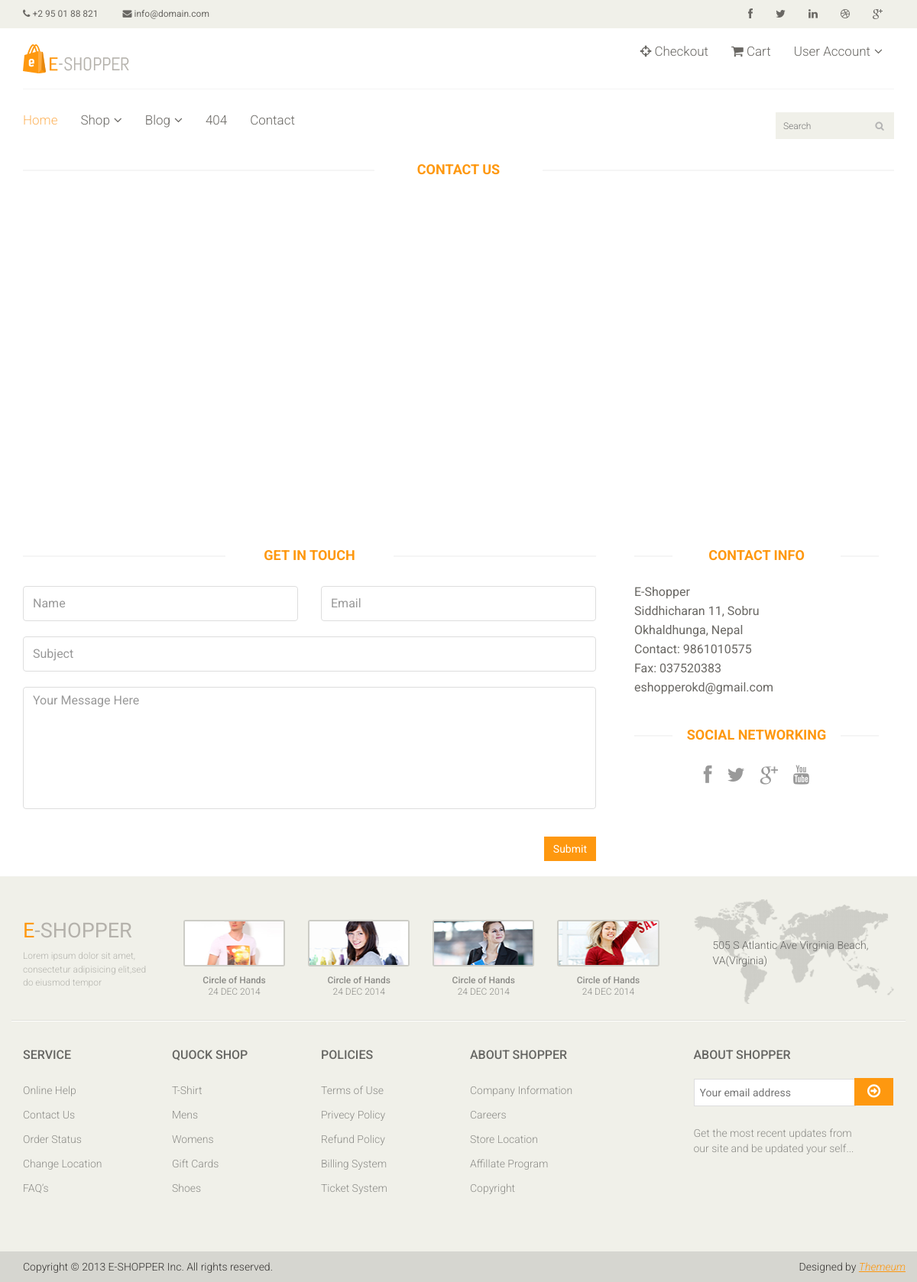
The app's page /contact with its own data.
### home/models.py (models this page shows, shortened)
class ContactInformation(models.Model):
    name = models.CharField(max_length= 300, blank= True)
    address = models.CharField(max_length= 300)
    tole = models.CharField(max_length= 300)
    contact_no = models.CharField(max_length= 300)
    fax_no = models.CharField(max_length= 300)
    email = models.CharField(max_length= 300)

### home/views.py (the view, shortened to what this page needs)
# urls.py: path('contact',contact, name = 'contact'),
def contact(request):
    view = {}
    view['info'] = ContactInformation.objects.all()
    return render(request,'contact-us.html',view)

### templates/contact-us.html (shortened to what this page needs)
{% extends 'base.html' %}
{% load static %}
{% block content %}
	 <div id="contact-page" class="container">
    	<div class="bg">
	    	<div class="row">
	    		<div class="col-sm-12">
					<h2 class="title text-center">Contact <strong>Us</strong></h2>
					<div id="gmap" class="contact-map">
					</div>
				</div>
			</div>
    		<div class="row">
	    		<div class="col-sm-8">
	    			<div class="contact-form">
	    				<h2 class="title text-center">Get In Touch</h2>
				    	<form class="contact-form row" name="contact-form" method="POST">
				            <div class="form-group col-md-6">
				                <input type="text" name="name" class="form-control" required="required" placeholder="Name">
				            </div>
				            <div class="form-group col-md-6">
				                <input type="email" name="email" class="form-control" required="required" placeholder="Email">
				            </div>
				            <div class="form-group col-md-12">
				                <input type="text" name="subject" class="form-control" required="required" placeholder="Subject">
				            </div>
				            <div class="form-group col-md-12">
				                <textarea name="message" id="message" required="required" class="form-control" rows="8" placeholder="Your Message Here"></textarea>
				            </div>
				            <div class="form-group col-md-12">
				                <input type="submit" name="submit" class="btn btn-primary pull-right" value="Submit">
				            </div>
				        </form>
	    			</div>
	    		</div>
				{% for contact in info %}
	    		<div class="col-sm-4">
	    			<div class="contact-info">
	    				<h2 class="title text-center">Contact Info</h2>
	    				<address>
	    					<p>{{contact.name}}</p>
							<p>{{contact.tole}}</p>
							<p>{{contact.address}}</p>
							<p>{{contact.contact_no}}</p>
							<p>{{contact.fax_no}}</p>
							<p>{{contact.email}}</p>
	    				</address>
	    				<div class="social-networks">
	    					<h2 class="title text-center">Social Networking</h2>
							<ul>
								<li>
									<a href="#"><i class="fa fa-facebook"></i></a>
								</li>
								<li>
									<a href="#"><i class="fa fa-twitter"></i></a>
								</li>
								<li>
									<a href="#"><i class="fa fa-google-plus"></i></a>
								</li>
								<li>
									<a href="#"><i class="fa fa-youtube"></i></a>
								</li>
							</ul>
	    				</div>
	    			</div>
    			</div>
				{% endfor %}
	    	</div>
    	</div>
    </div>
{% endblock %}

### static/css/main.css (style rules this page uses)
body { font-family: 'Roboto', sans-serif; background:; position: relative; font-weight:400px; }
ul li { list-style: none; }
a { -webkit-transition: 300ms; -moz-transition: 300ms; -o-transition: 300ms; transition: 300ms; }
h1, h2, h3, h4, h5, h6 { font-family: 'Roboto', sans-serif; }
.left-sidebar h2:after, h2.title:after { content: " "; position: absolute; border: 1px solid #f5f5f5; bottom:8px; left: 0; width: 100%; height: 0; z-index: -2; }
h2.title:before { content: " "; position: absolute; background: #fff; bottom: -6px; width: 220px; height: 30px; z-index: -1; left: 50%; margin-left: -110px; }
h2.title { color: #FE980F; font-family: 'Roboto', sans-serif; font-size: 18px; font-weight: 700; margin: 0 15px; text-transform: uppercase; margin-bottom: 30px; position: relative; }
.bg h2.title { margin-right:0; margin-left:0; margin-top: 0; }
.user_info input, select, textarea { background: #F0F0E9; border:0; color: #696763; padding: 5px; width: 100%; border-radius: 0; resize: none }
.btn.btn-primary { background:#FE980F; border: 0 none; border-radius: 0; margin-top: 16px; }
.contact-map { width: 100%; height: 385px; margin-bottom: 70px }
.contact-form .form-group { margin-bottom: 20px; }
#contact-page .form-control { background-color: #fff; border: 1px solid #ddd; color: #696763; height: 46px; padding: 6px 12px; width: 100%; font-size: 16px; border-radius: 4px; box-shadow:inherit; }
#contact-page #message { height:160px; resize:none; }
#contact-page .contact-info { padding: 0 20px; }
#contact-page .contact-info address { margin-bottom: 40px; margin-top: -5px; }
#contact-page .contact-info p { margin-bottom: 0; color: #696763; font-size: 16px; line-height: 25px; }
.social-networks { overflow: hidden; text-align: center; }
.social-networks ul { margin-top: -5px; padding: 0; display: inline-block; }
.social-networks ul li { float: left; text-decoration: none; list-style: none; margin-right: 20px; }
.social-networks ul li:last-child { margin-right: 0; }
.social-networks ul li a { color: #999; font-size: 25px; }
.contact-info .social-networks ul li a i { background: none; }

### records on screen
ContactInformation: name "E-Shopper", tole "Siddhicharan 11, Sobru", address "Okhaldhunga, Nepal", contact_no "Contact: 9861010575", fax_no "Fax: 037520383", email "eshopperokd@gmail.com"
